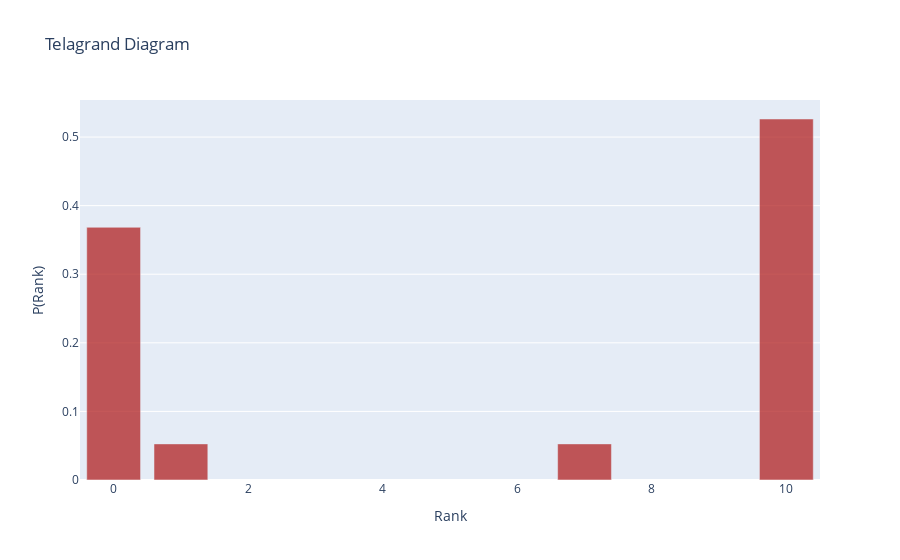

Notebook code cell kept with this figure:
### Code cell
fig = go.Figure()


value, count = np.unique(all_ranks, return_counts=True)
count = count / count.sum()
fig.add_trace(
    go.Bar(
        x=value,
        y=count,
        name="Ranks",
        marker_color="firebrick",
        opacity=0.75,
    )
)

# Update layout
fig.update_layout(
    title="Telagrand Diagram",
    xaxis_title="Rank",
    yaxis_title="P(Rank)",
    barmode="group",
)

fig.show()

### Figure 1 — Plotly figure (JSON) as saved in the notebook; plotly's stock layout.template omitted (floating-point values rounded to 4 significant figures)
{"data": [{"marker": {"color": "firebrick"}, "name": "Ranks", "opacity": 0.75, "type": "bar", "x": [0, 1, 7, 10], "y": [0.3684, 0.05263, 0.05263, 0.5263]}], "layout": {"barmode": "group", "title": {"text": "Telagrand Diagram"}, "xaxis": {"title": {"text": "Rank"}}, "yaxis": {"title": {"text": "P(Rank)"}}}}
